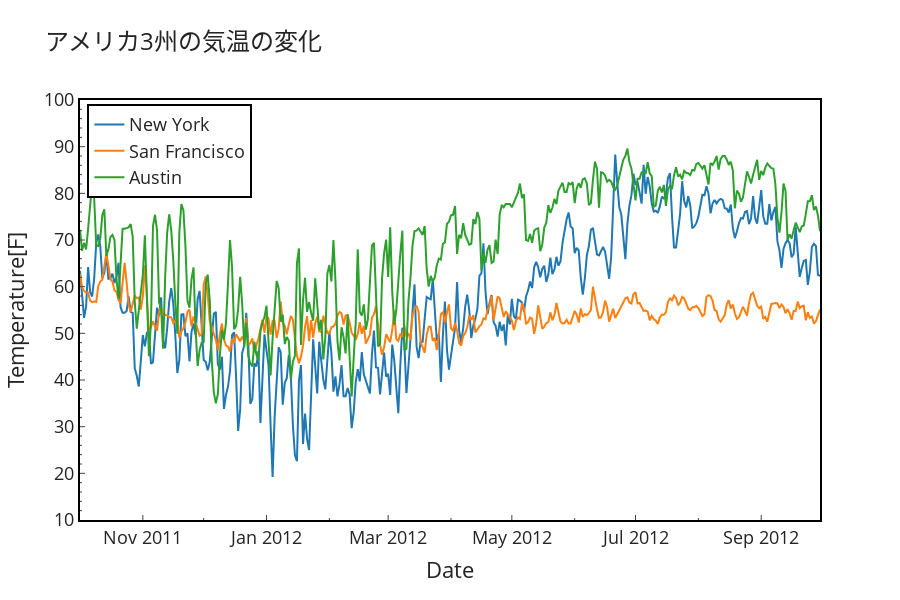

The notebook cell saved with this chart:
### Code cell
fig = go.Figure()

for col in plot_df.columns[1:]:
    fig.add_trace(go.Scatter(x=plot_df["date"], y=plot_df[col], mode="lines", name=col))

fig.update_layout(
    go.Layout(
        height=600,
        xaxis=dict(
            title="Date",
            linecolor="black",
            linewidth=2,
            mirror=True,
            ticks="inside",
            minor=dict(ticks="inside", ticklen=2),
        ),
        yaxis=dict(
            title="Temperature[F]",
            linecolor="black",
            linewidth=2,
            mirror=True,
            ticks="inside",
            minor=dict(ticks="inside", ticklen=2),
        ),
        yaxis_range=(10, 100),
        title=dict(text="アメリカ3州の気温の変化", font=dict(size=24)),
        legend=dict(x=0.01, y=0.99, bordercolor="black", borderwidth=2),
        template="simple_white",
        font=dict(size=18)
    )
)

fig.show()

### Figure 1 — Plotly figure (JSON) as saved in the notebook; plotly's stock layout.template omitted (floating-point values rounded to 4 significant figures; data arrays with more than 128 entries replaced by an {"elided": "..."} marker saying what was removed)
{"data": [{"mode": "lines", "name": "New York", "type": "scatter", "x": {"elided": "366 str values"}, "y": {"elided": "366 float values"}}, {"mode": "lines", "name": "San Francisco", "type": "scatter", "x": {"elided": "366 str values"}, "y": {"elided": "366 float values"}}, {"mode": "lines", "name": "Austin", "type": "scatter", "x": {"elided": "366 str values"}, "y": {"elided": "366 float values"}}], "layout": {"font": {"size": 18}, "height": 600, "legend": {"bordercolor": "black", "borderwidth": 2, "x": 0.01, "y": 0.99}, "title": {"font": {"size": 24}, "text": "アメリカ3州の気温の変化"}, "xaxis": {"linecolor": "black", "linewidth": 2, "minor": {"ticklen": 2, "ticks": "inside"}, "mirror": true, "ticks": "inside", "title": {"text": "Date"}}, "yaxis": {"linecolor": "black", "linewidth": 2, "minor": {"ticklen": 2, "ticks": "inside"}, "mirror": true, "range": [10, 100], "ticks": "inside", "title": {"text": "Temperature[F]"}}}}
